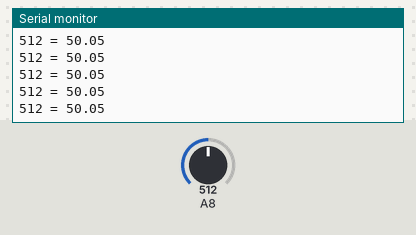
The sketch below on a simulated Arduino Mega 2560, built with avr-gcc and run on an emulated ATmega2560. Parts: the last lines printed to the serial monitor. The test bench sets the inputs (shaded band); at power-on: A8 = 512.

Above: at 1.2 s.
1.3 s: A8 set to 716
At 1.42 s:
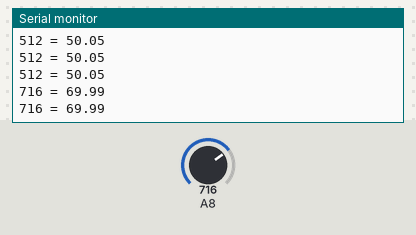
2.8 s: A8 set to 900
At 2.83 s:
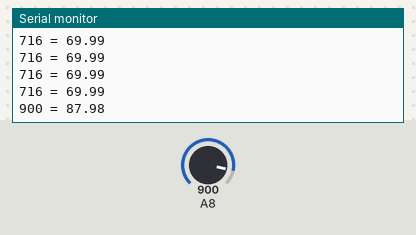
Timing chart, 0 to 5.8 s (numbered marks = the images above; inputs shaded):
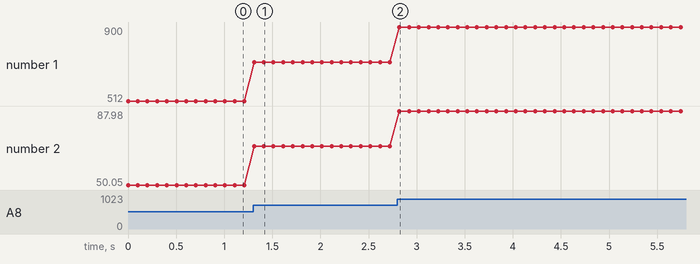

Measured:
- after the input at 1.3 s, the serial monitor: prints a new line at once (image 1)
- after the input at 2.8 s, the serial monitor: prints a new line at once (image 2)
- plotted number 1: 512 → 716 after the input at 1.3 s, 716 → 900 after the input at 2.8 s
- plotted number 2: 50.05 → 69.99 after the input at 1.3 s, 69.99 → 87.98 after the input at 2.8 s

The sketch:

Ex39.ino
```cpp
/* Programa: Teste da Entrada Analógica - Converte em %
 * Arduino : MEGA
 * Data    : 30/09/2019
 * Autor   : Rahul M. Juliato
 */

int leitura;
float porcentagem;

void setup(){

  Serial.begin(9600);

}

void loop() {

  leitura = analogRead(A8);
  porcentagem = (100.0 * leitura) / 1023.0;
  Serial.print(leitura);
  Serial.print(" = ");
  Serial.println(porcentagem);

  delay(100);

}
```
